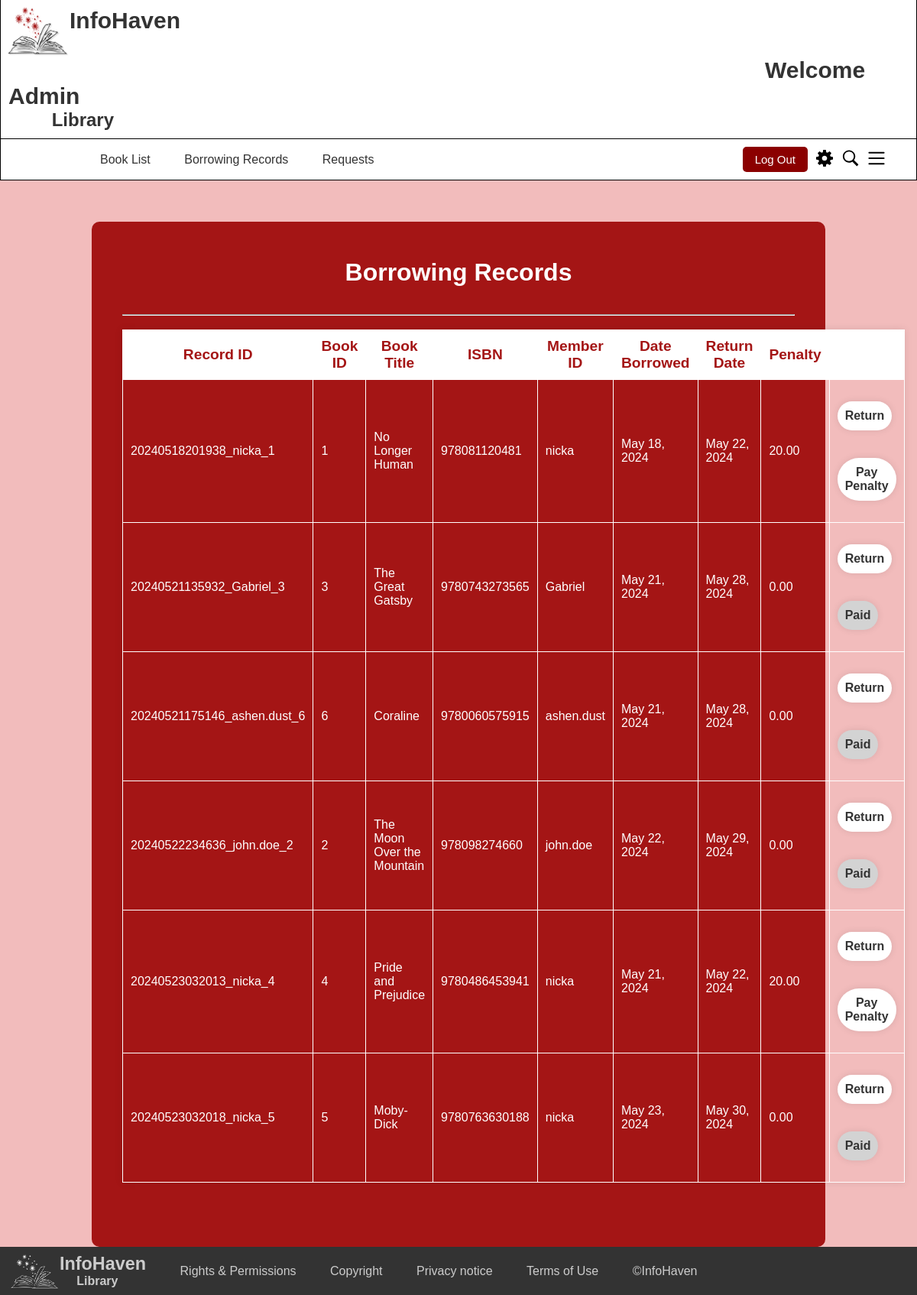
Page /UserRecords on the committed database.
### InfoHaven_App/models.py (models this page shows, shortened)
class BorrowingRecord(models.Model):
    Record_ID = models.CharField(primary_key=True, unique=True, max_length=50)
    book_id = models.ForeignKey('Book', on_delete=models.PROTECT)
    Member_ID = models.CharField(max_length=50)
    date_borrowed = models.DateField(default=None)
    return_date = models.DateField(default=None)
    date_returned = models.DateField(null=True, blank=True)
    penalty = models.DecimalField(max_digits=5, decimal_places=2, default=0.00)
    isReturned = models.IntegerField(default=0)
    isAccepted = models.IntegerField(default=0)
    isRequested = models.IntegerField(default=0)

class Book(models.Model):
    book_id = models.CharField(primary_key=True, unique=True, max_length=50)
    author_id = models.CharField(max_length=50)
    title = models.CharField(max_length=255)
    summary = models.TextField(null=True, blank=True)
    author = models.CharField(max_length=255)
    publisher = models.CharField(max_length=255)
    classification = models.CharField(max_length=255)
    date_published = models.DateField()
    isbn = models.CharField(max_length=13, unique=True)
    status = models.CharField(max_length=50)
    borrower = models.CharField(max_length=50, blank=True, null=True)

### InfoHaven_App/views.py (the view)
# urls.py: path('UserRecords', views.user_records, name='user_records'),
def user_records(request):
    records = BorrowingRecord.objects.filter(isAccepted=1, isRequested=0, isReturned=0, book_id__status="Borrowed").select_related('book_id')
    for record in records:
        member = get_object_or_404(Member, Member_ID=record.Member_ID)
        record.borrower_name = f"{member.Fname} {member.Lname}"  # Assuming you have first_name and last_name fields in the Member model
    context = {
        'records': records
    }
    return render(request, 'InfoHaven_App/user_records.html', context)

### templates/InfoHaven_App/user_records.html (shortened to what this page needs)
<!DOCTYPE html>
<html lang="en">
  <head>
      {% load static %}
      <link rel="stylesheet" href="{% static 'styles.css' %}">
  </head>
  <body>
      <header style="padding: 0;">
          <div class="bordering2">
              <img src="{% static 'logo.png' %}" alt="logo" class="logo">
              <h1 class="element" style="padding-left: 10px; padding-top: 10px; font-size: 30px;">
                  InfoHaven
                  {% if request.session.member_type == 0 %}
                      <span style="padding-left: 990px;">Welcome {{ request.session.member_fname }}</span>
                  {% else %}
                      <span style="padding-left: 990px;">Welcome Admin</span>
                  {% endif %}
              </h1>
              <h2 class="element" style="padding-left: 40px; padding-bottom: 10px;">&nbsp;&nbsp;&nbsp;&nbsp;Library</h2>
          </div>
          <nav class="bordering">
              <ul class="menu">
                  {% if request.session.member_type == 0 %}
                      <li><a href="/Dashboard">BookList</a></li>
                      <li><a href="/Start_Logged">Borrowing Records</a></li>
                  {% else %}
                      <li><a href="/DashboardAdmin">Book List</a></li>
                      <li><a href="/UserRecords">Borrowing Records</a></li>
                      <li><a href="/BorrowRequest">Requests</a></li>
                  {% endif %}
              </ul>
              <div class="user-actions">
                  <a href="/Logout">
                      <button id="sign-in">Log Out</button>
                  </a>
                  <div id="settings-icon">
                    <img src="{% static 'settings.svg' %}" alt="Settings Icon" id="settings-button">
                </div>
                  <div id="search-icon">
                      <img src="{% static 'search.svg' %}" alt="Search Icon">
                  </div>
                  <div id="menu-icon">
                      <img src="{% static 'menu.svg' %}" alt="Menu Icon">
                  </div>
              </div>
          </nav>
      </header>
      <main style="background-color: #F2BCBC; min-height: 120vh;">
        <br><br><br>
        <div class="db_wrapper">
          <br>
          <h1 style="text-align: center;">Borrowing Records</h1>
          <br> <br> <hr>
          <br>
          <div class="row justify-content-center">
            <div class="col-md-12">
              <table class="table table-striped table-bordered table-hover center">
                <thead>
                  <tr style="font-size: larger;">
                    <th>Record ID</th>
                    <th>Book ID</th>
                    <th>Book Title</th>
                    <th>ISBN</th>
                    <th>Member ID</th>
                    <th>Date Borrowed</th>
                    <th>Return Date</th>
                    <th>Penalty</th>
                    <th> </th>
                  </tr>
                </thead>
                <tbody>
                    {% for record in records %}
                    <tr>
                    <td>{{ record.Record_ID }}</td>
                    <td>{{ record.book_id.book_id }}</td>
                    <td>{{ record.book_id.title }}</td>
                    <td>{{ record.book_id.isbn }}</td>
                    <td>{{ record.Member_ID }}</td>
                    <td>{{ record.date_borrowed }}</td>
                    <td>{{ record.return_date }}</td>
                    <td data-penalty="{{ record.penalty }}">{{ record.penalty }}</td>
                    <td>
                        <br>
                        <button class="btn" onclick="returnBookWithCheck('{{ record.Record_ID }}', '{{ record.book_id.book_id }}', '{{ record.penalty }}')">
                            Return
                        </button>
                        <br><br><br>
                        {% if record.penalty == 0.00 %}
                            <button class="btn" style="pointer-events: none; background-color: lightgray;" disabled>Paid</button>
                        {% else %}
                            <button class="btn" onclick="payPenalty('{{record.Record_ID}}')">Pay Penalty</button>
                        {% endif %}
                        <br><br>
                    </td>
                    </tr>
                    {% empty %}
                        <tr>
                            <td colspan="9">No Borrowed Books</td>
                        </tr>
                    {% endfor %}
                </tbody>
            </table>
              <div class="row justify-content-center">
                <br><br><br>
              </div>
            </div>
          </div>
        </div>
      </main>
      <footer>
        <img src="{% static 'imglogo2.png' %}" alt="Image logo" style="width: 70px; height: 55px; float: left; margin-top: -5px; margin-left: 8px;">
          <div>
              <div class="library-name">
              <h3 class="element">InfoHaven</h3><h4 class="element" style="font-size:medium;">&nbsp;&nbsp;&nbsp;&nbsp;&nbsp;Library</h4>
              </div>
              <ul class="footer-links">
                  <li><a href="#">Rights & Permissions</a></li>
                  <li><a href="#">Copyright</a></li>
                  <li><a href="#">Privacy notice</a></li>
                  <li><a href="#">Terms of Use</a></li>
                  <li><a href="#">&#169;InfoHaven</a></li>
              </ul>
          </div>
    </footer>
    </body>
  </html>

### static/styles.css (style rules this page uses)
body { font-family: Arial, sans-serif; margin: 0; padding: 0; }
nav { display: flex; justify-content: space-between; align-items: center; margin: 0 auto; padding: 0 20px; }
footer { background-color: #333; color: #CCC; padding: 9px 0; }
.logo { width: 90px; height: 75px; float: left; }
.element { margin: 0; padding: 0; }
.bordering { padding: 10px; border-top: none; border-right: 1px solid black; border-bottom: 1px solid black; border-left: 1px solid black; }
.bordering2 { border-top: none; border-right: 1px solid black; border-bottom: 1px solid black; border-left: 1px solid black; }
.menu { list-style-type: none; padding: 0; margin-left: 100px; }
.menu li { display: inline; margin-left: 20px; margin-right: 20px; }
.menu li a { text-decoration: none; color: #333; }
.user-actions { display: flex; align-items: center; margin-right: 20px; }
.library-name, .footer-links { display: inline-block; vertical-align: middle; margin: 0; }
.library-name { font-size: 20px; margin-right: 20px; }
.footer-links { list-style: none; padding: 0; }
.footer-links li { margin-right: 20px; display: inline; margin-left: 20px ; }
.footer-links a { color: #CCC; text-decoration: none; }
#sign-up, #sign-in { margin-right: 10px; background-color: darkred; color: #fff; border: none; padding: 8px 16px; cursor: pointer; border-radius: 5px; font-size: 15px; }
#search-icon { margin-right: 10px; cursor: pointer; }
#search-icon img { width: 24px; height: 24px; }
#menu-icon { margin-right: 10px; cursor: pointer; }
#menu-icon img { width: 24px; height: 24px; }
* { margin: 0; padding: 0; box-sizing: border-box; font-family: "Poppins", sans-serif; }
body { justify-content: center; align-items: center; min-height: 100vh; background-size: cover; background-position: center; }
header { color: #333; background-color: #fff; padding: 10px 0; }
.db_wrapper { width: 80%; margin-right: auto; margin-left: auto; background: #a41515; color: #fff; border-radius: 10px; padding: 30px 40px; min-width: 500px; }
.db_wrapper .btn { background: #fff; border: none; outline: none; border-radius: 40px; box-shadow: 0 0 10px rgba(0, 0, 0, .1); cursor: pointer; font-size: 16px; color: #333; font-weight: 600; padding: 10px; text-decoration: none; }
.table { width: 100%; border-collapse: collapse; box-shadow: 0px 0px 10px 0px rgba(0,0,0,0.1); }
.table th { background-color: white; color: #a41515; padding: 10px; border: 1px solid white; width: auto; height: auto; }
.table td { padding: 10px; border: 1px solid white; }
.center { margin-left: auto; margin-right: auto; }

### rows in the picture
BorrowingRecord: Record_ID "20240518201938_nicka_1", book_id.book_id "1", book_id "No Longer Human", book_id.isbn "978081120481", Member_ID "nicka", date_borrowed "May 18, 2024", return_date "May 22, 2024", penalty "20.00"
BorrowingRecord: Record_ID "20240521135932_Gabriel_3", book_id.book_id "3", book_id "The Great Gatsby", book_id.isbn "9780743273565", Member_ID "Gabriel", date_borrowed "May 21, 2024", return_date "May 28, 2024", penalty "0.00", shows "Paid"
BorrowingRecord: Record_ID "20240521175146_ashen.dust_6", book_id.book_id "6", book_id "Coraline", book_id.isbn "9780060575915", Member_ID "ashen.dust", date_borrowed "May 21, 2024", return_date "May 28, 2024", penalty "0.00", shows "Paid"
BorrowingRecord: Record_ID "20240522234636_john.doe_2", book_id.book_id "2", book_id "The Moon Over the Mountain", book_id.isbn "978098274660", Member_ID "john.doe", date_borrowed "May 22, 2024", return_date "May 29, 2024", penalty "0.00", shows "Paid"
BorrowingRecord: Record_ID "20240523032013_nicka_4", book_id.book_id "4", book_id "Pride and Prejudice", book_id.isbn "9780486453941", Member_ID "nicka", date_borrowed "May 21, 2024", return_date "May 22, 2024", penalty "20.00"
BorrowingRecord: Record_ID "20240523032018_nicka_5", book_id.book_id "5", book_id "Moby-Dick", book_id.isbn "9780763630188", Member_ID "nicka", date_borrowed "May 23, 2024", return_date "May 30, 2024", penalty "0.00", shows "Paid"
